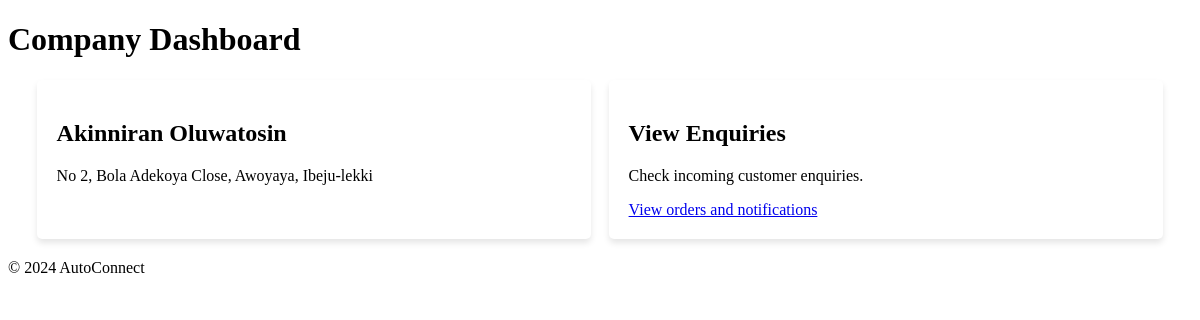
The page /company-dashboard/6 (signed in) on the database its author committed.
### base/models.py (models this page shows, shortened)
class Companies(models.Model):
    INDUSTRY_CHOICES = {
        ('automoobile', 'Automobile'),
        ('spare parts', 'Spare Parts'),
        ('services', 'Services'),
    }
    email = models.EmailField(unique=True)
    name = models.CharField(max_length=255)
    address = models.TextField()
    industry_type = models.CharField(max_length=255, choices=INDUSTRY_CHOICES)
    website = models.URLField(blank=True, null=True)
    updated_at = models.DateTimeField(auto_now=True)
    created_at = models.DateTimeField(auto_now_add=True)

### base/views.py (the view)
# urls.py: path('company-dashboard/<str:pk>', views.companydashboard, name="company_dashboard"),
@login_required(login_url='Userlogin')
def companydashboard(request, pk):
    company = Companies.objects.get(id=pk)
    context = {'company': company}
    return render (request, 'Companydashboard.html', context)

### templates/Companydashboard.html (shortened to what this page needs)
{% extends 'base.html' %}
{% load static %}
{% block extra_css %}
    <link rel="stylesheet" href="{% static 'css/companydashboard.css' %}">
{% endblock %}
{% block content %}
<header>
    <h1>Company Dashboard</h1>
</header>
<main>
    <div class="dashboard">
        <div class="dashboard-item">
            <h2>{{ company.name }}</h2>
            <p>{{ company.address }}</p>
        </div>
        <div class="dashboard-item">
            <h2>View Enquiries</h2>
            <p>Check incoming customer enquiries.</p>
            <a href="{% url 'Company-notification' %}">View orders and notifications</a>
        </div>
    </div>
</main>
<footer>
    <p>&copy; 2024 AutoConnect</p>
</footer>
{% endblock %}

### static/css/companydashboard.css (style rules this page uses)
.dashboard { display: flex; justify-content: space-around; margin: 20px; }
.dashboard-item { background-color: white; padding: 20px; border-radius: 5px; box-shadow: 0px 4px 6px rgba(0, 0, 0, 0.1); width: 45%; }

### rows shown on the page
Companies: name "Akinniran Oluwatosin", address "No 2, Bola Adekoya Close, Awoyaya, Ibeju-lekki"
